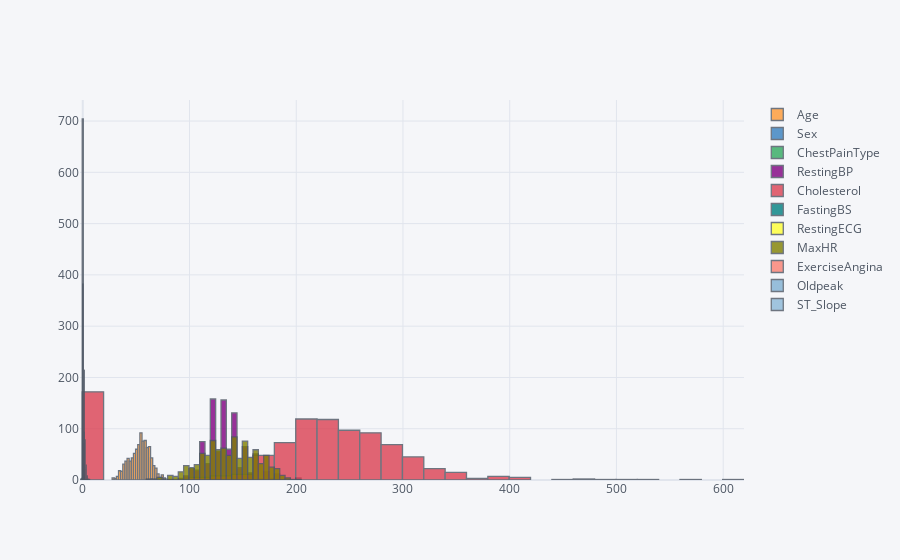

Notebook code for this chart:
### Code cell
numerical_features.iplot(kind='hist');

### Figure 1 — Plotly figure (JSON) as saved in the notebook; plotly's stock layout.template omitted (floating-point values rounded to 4 significant figures; data arrays with more than 128 entries replaced by an {"elided": "..."} marker saying what was removed)
{"data": [{"histfunc": "count", "histnorm": "", "marker": {"color": "rgba(255, 153, 51, 1.0)", "line": {"color": "#4D5663", "width": 1.3}}, "name": "Age", "opacity": 0.8, "orientation": "v", "type": "histogram", "x": {"elided": "918 int values"}}, {"histfunc": "count", "histnorm": "", "marker": {"color": "rgba(55, 128, 191, 1.0)", "line": {"color": "#4D5663", "width": 1.3}}, "name": "Sex", "opacity": 0.8, "orientation": "v", "type": "histogram", "x": {"elided": "918 str values"}}, {"histfunc": "count", "histnorm": "", "marker": {"color": "rgba(50, 171, 96, 1.0)", "line": {"color": "#4D5663", "width": 1.3}}, "name": "ChestPainType", "opacity": 0.8, "orientation": "v", "type": "histogram", "x": {"elided": "918 str values"}}, {"histfunc": "count", "histnorm": "", "marker": {"color": "rgba(128, 0, 128, 1.0)", "line": {"color": "#4D5663", "width": 1.3}}, "name": "RestingBP", "opacity": 0.8, "orientation": "v", "type": "histogram", "x": {"elided": "918 int values"}}, {"histfunc": "count", "histnorm": "", "marker": {"color": "rgba(219, 64, 82, 1.0)", "line": {"color": "#4D5663", "width": 1.3}}, "name": "Cholesterol", "opacity": 0.8, "orientation": "v", "type": "histogram", "x": {"elided": "918 int values"}}, {"histfunc": "count", "histnorm": "", "marker": {"color": "rgba(0, 128, 128, 1.0)", "line": {"color": "#4D5663", "width": 1.3}}, "name": "FastingBS", "opacity": 0.8, "orientation": "v", "type": "histogram", "x": {"elided": "918 int values"}}, {"histfunc": "count", "histnorm": "", "marker": {"color": "rgba(255, 255, 51, 1.0)", "line": {"color": "#4D5663", "width": 1.3}}, "name": "RestingECG", "opacity": 0.8, "orientation": "v", "type": "histogram", "x": {"elided": "918 str values"}}, {"histfunc": "count", "histnorm": "", "marker": {"color": "rgba(128, 128, 0, 1.0)", "line": {"color": "#4D5663", "width": 1.3}}, "name": "MaxHR", "opacity": 0.8, "orientation": "v", "type": "histogram", "x": {"elided": "918 int values"}}, {"histfunc": "count", "histnorm": "", "marker": {"color": "rgba(251, 128, 114, 1.0)", "line": {"color": "#4D5663", "width": 1.3}}, "name": "ExerciseAngina", "opacity": 0.8, "orientation": "v", "type": "histogram", "x": {"elided": "918 str values"}}, {"histfunc": "count", "histnorm": "", "marker": {"color": "rgba(128, 177, 211, 1.0)", "line": {"color": "#4D5663", "width": 1.3}}, "name": "Oldpeak", "opacity": 0.8, "orientation": "v", "type": "histogram", "x": {"elided": "918 float values"}}, {"histfunc": "count", "histnorm": "", "marker": {"color": "rgba(128, 177, 211, 0.8999999999999999)", "line": {"color": "#4D5663", "width": 1.3}}, "name": "ST_Slope", "opacity": 0.8, "orientation": "v", "type": "histogram", "x": {"elided": "918 str values"}}], "layout": {"barmode": "overlay", "legend": {"bgcolor": "#F5F6F9", "font": {"color": "#4D5663"}}, "paper_bgcolor": "#F5F6F9", "plot_bgcolor": "#F5F6F9", "title": {"font": {"color": "#4D5663"}}, "xaxis": {"gridcolor": "#E1E5ED", "showgrid": true, "tickfont": {"color": "#4D5663"}, "title": {"font": {"color": "#4D5663"}, "text": ""}, "zerolinecolor": "#E1E5ED"}, "yaxis": {"gridcolor": "#E1E5ED", "showgrid": true, "tickfont": {"color": "#4D5663"}, "title": {"font": {"color": "#4D5663"}, "text": ""}, "zerolinecolor": "#E1E5ED"}}}
